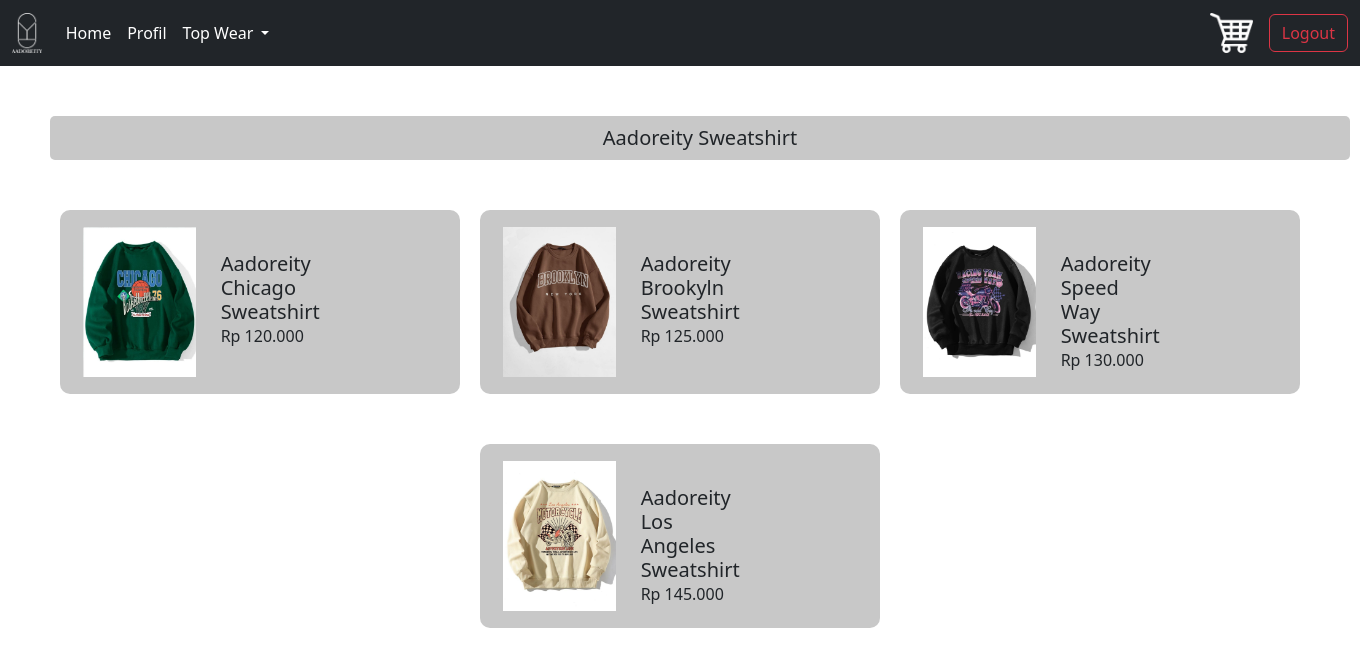
The app's page /sweatshirt.php (signed in) with its own data.
### tables this page shows
CREATE TABLE `pakaian` (
  `id_pakaian` int(11) NOT NULL,
  `nama` varchar(50) NOT NULL,
  `kategori` varchar(50) NOT NULL,
  `bahan` varchar(50) NOT NULL,
  `harga` varchar(50) NOT NULL,
  `stok` int(11) NOT NULL,
  `gambar` varchar(50) NOT NULL
);

### sweatshirt.php (the view, shortened to what this page needs)
<!DOCTYPE html>
<html lang="en">
<head>
    <link href="https://cdn.jsdelivr.net/npm/bootstrap@5.2.2/dist/css/bootstrap.min.css" rel="stylesheet">
    <link rel="stylesheet" href="kategori.css">
</head>
<body>
    <nav class="navbar navbar-expand-lg bg-dark">
        <div class="container-fluid">
            <a class="navbar-brand" href="#"><img src="foto/LW.png" alt="" style="height: 40px;"></a>
            <div class="collapse navbar-collapse" id="navbarSupportedContent">
                <ul class="navbar-nav me-auto mb-2 mb-lg-0" style="justify-content: center;">
                    <li class="nav-item">
                        <a class="nav-link" aria-current="page" href="home.php">Home</a>
                    </li>
                    <li class="nav-item">
                        <a class="nav-link" href="profil.php">Profil</a>
                    </li>
                    <li class="nav-item dropdown">
                        <a class="nav-link dropdown-toggle" href="#" role="button" data-bs-toggle="dropdown" aria-expanded="false">
                            Top Wear
                        </a>
                    </li>
                </ul>
                <a class="navbar-brand" href="cart.php"><img src="foto/cart.png" alt="" style="height: 40px;"></a>
                <a href="logout.php"><button class="btn btn-outline-danger" type="submit">Logout</button></a>
            </div>
        </div>
    </nav>
    <div class="label">
        <h5 class="card-title">Aadoreity Sweatshirt</h5>
    </div>
    <div class="row" style="justify-content: center;">
        <?php
            include('koneksi.php');
            $sql	= "SELECT * FROM pakaian WHERE kategori = 'Sweatshirt'";
            $query	= mysqli_query($connect, $sql);
            while ($data = mysqli_fetch_array($query)) {
        ?>
        <div style="margin-left: 10px; margin-right: 10px; margin-bottom: 50px; background-color: rgb(200, 200, 200); width:400px; padding: 10px; border-radius: 10px; align-items:center;">
            <a href="produk_pakaian.php?id=<?= $data['id_pakaian']; ?>"><button class="btn" type="button">
                <div class="col-3 d-flex">
                    <img src="foto/<?= $data['gambar']; ?>" alt="" style="height: 150px;">
                    <div style="text-align: left; margin-left: 25px; margin-top: 25px;">
                        <h5 class="card-title"><?= $data['nama']; ?></h5>
                        <p class="card-text">Rp <?= $data['harga']; ?></p>
                    </div>
                </div>
            </button></a>
        </div>
        <?php } ?>
    </div>
</body>
</html>

### kategori.css (style rules this page uses)
.label { margin: 50px; background-color: rgb(200, 200, 200); padding: 10px; width: 1300px; border-radius: 5px; text-align: center; }

### sweatshirt.php (style rules this page uses)
nav .container-fluid ul li a, nav .container-fluid a { color: white; }

### records on screen
pakaian: gambar (picture), nama "Aadoreity Chicago Sweatshirt", harga "120.000"
pakaian: gambar (picture), nama "Aadoreity Brookyln Sweatshirt", harga "125.000"
pakaian: gambar (picture), nama "Aadoreity Speed Way Sweatshirt", harga "130.000"
pakaian: gambar (picture), nama "Aadoreity Los Angeles Sweatshirt", harga "145.000"
